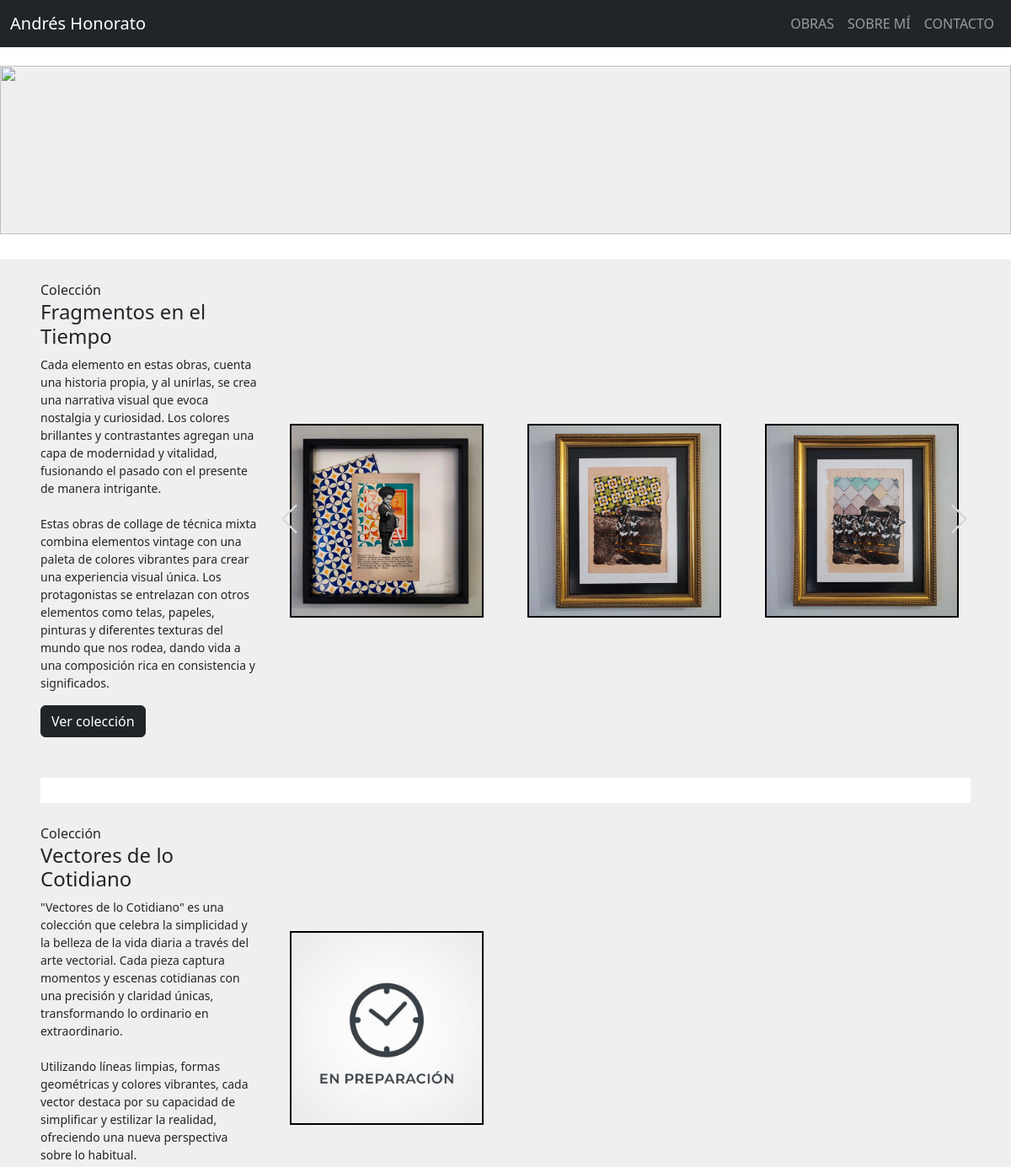
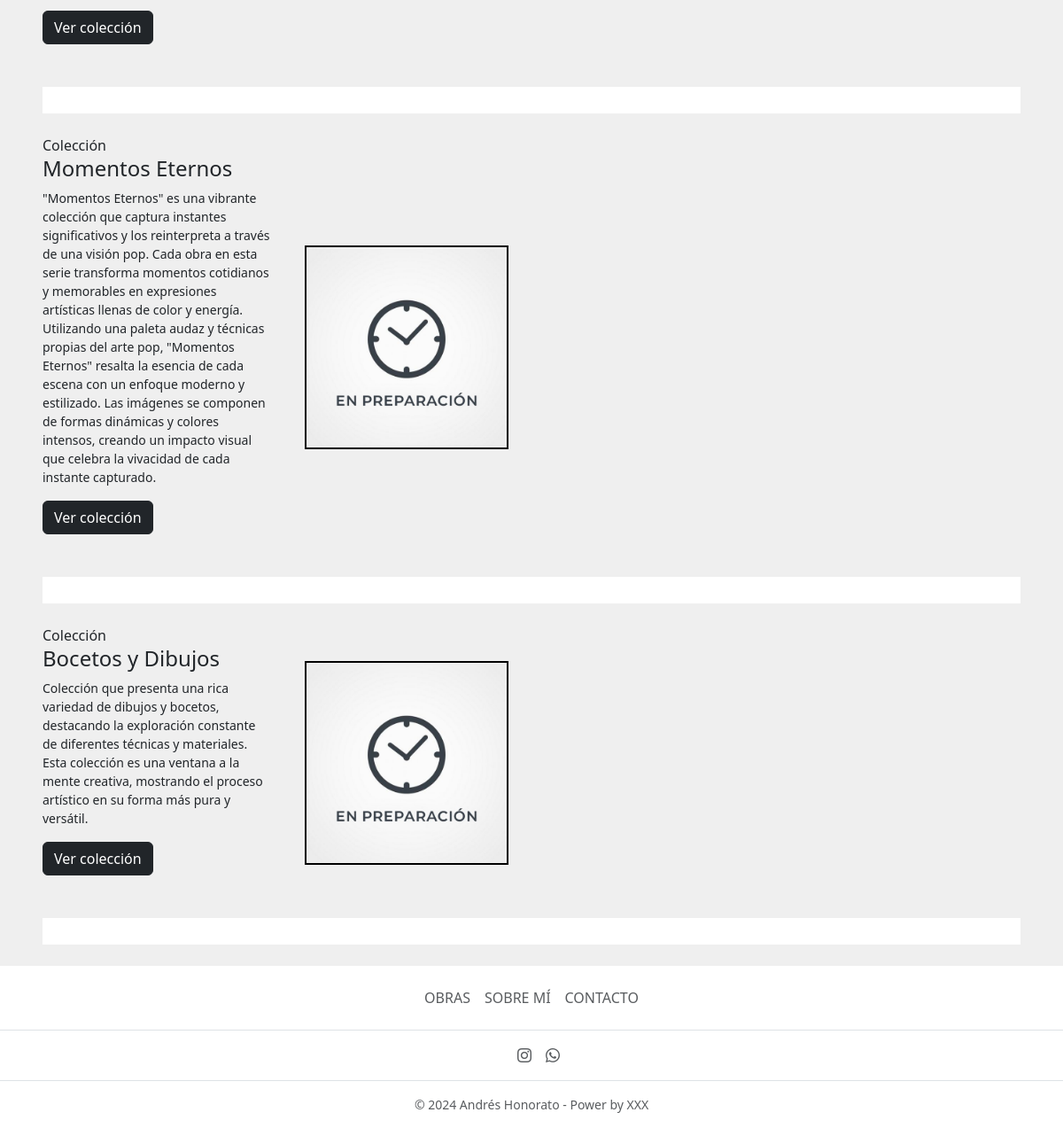
The page / on the database its author committed (2 pictures, top to bottom).
### home/models.py (models this page shows, shortened)
class Coleccion(models.Model):
    nombre = models.CharField(max_length=200)
    descripcion = models.TextField(blank=True)
    fecha = models.DateField()
    creado = models.DateTimeField(auto_now_add=True)
    actulizado = models.DateTimeField(auto_now=True)
    orden = models.PositiveIntegerField(blank=True, null=True)

class Cuadro(models.Model):
    nombre = models.CharField(max_length=200)
    autor = models.CharField(default="Andrés Honorato", max_length=200)
    coleccion = models.ForeignKey(
        Coleccion, on_delete=models.CASCADE, related_name='coleccionX', blank=True, null=True)
    tecnica = models.ForeignKey(
        Tecnica, on_delete=models.CASCADE, related_name='tecnicaX', blank=True, null=True)
    descripcion = models.TextField(blank=True)
    fecha = models.DateField()
    colores = models.CharField(max_length=200, blank=True)
    cantidad_inicial = models.PositiveIntegerField(blank=True, null=True)
    cantidad_vendida = models.PositiveIntegerField(blank=True, null=True)
    marco_sin = models.CharField(max_length=100, blank=True)
    marco_con = models.CharField(max_length=100, blank=True)
    precio_sin = models.PositiveIntegerField(blank=True, null=True)
    precio_con = models.PositiveIntegerField(blank=True, null=True)
    descuento = models.PositiveIntegerField(blank=True, null=True)
    envio1 = models.PositiveIntegerField(blank=True, null=True)
    envio2 = models.PositiveIntegerField(blank=True, null=True)
    orden = models.PositiveIntegerField(blank=True, null=True)
    vendido = models.BooleanField(default=False)
    imagen1 = models.ImageField(default='cuadros/en_preparacion.jpg', upload_to='cuadros', validators=[FileExtensionValidator(
        ['png', 'jpg', 'jpeg'])])
    imagen2 = models.ImageField(upload_to='cuadros', validators=[
                                FileExtensionValidator(['png', 'jpg', 'jpeg'])], blank=True)
    imagen3 = models.ImageField(upload_to='cuadros', validators=[
                                FileExtensionValidator(['png', 'jpg', 'jpeg'])], blank=True)
    imagen4 = models.ImageField(upload_to='cuadros', validators=[
                                FileExtensionValidator(['png', 'jpg', 'jpeg'])], blank=True)
    imagen5 = models.ImageField(upload_to='cuadros', validators=[
                                FileExtensionValidator(['png', 'jpg', 'jpeg'])], blank=True)
    imagen6 = models.ImageField(upload_to='cuadros', validators=[
                                FileExtensionValidator(['png', 'jpg', 'jpeg'])], blank=True)
    imagen7 = models.ImageField(upload_to='cuadros', validators=[
                                FileExtensionValidator(['png', 'jpg', 'jpeg'])], blank=True)
    imagen8 = models.ImageField(upload_to='cuadros', validators=[
                                FileExtensionValidator(['png', 'jpg', 'jpeg'])], blank=True)
    imagen9 = models.ImageField(upload_to='cuadros', validators=[
                                FileExtensionValidator(['png', 'jpg', 'jpeg'])], blank=True)
    creado = models.DateTimeField(auto_now_add=True)
    actulizado = models.DateTimeField(auto_now=True)

### home/views.py (the view)
# urls.py: path('', home_view, name='home-view'),
def home_view(request):
    colecciones = Coleccion.objects.prefetch_related(
        'coleccionX').order_by('orden').all()
    tecnicas = Tecnica.objects.prefetch_related('tecnicaX').all()
    cuadros = Cuadro.objects.all()
    lista_cuadros = []
    for x in cuadros:
        lista_cuadros.append(x)
    lista_cuadros.reverse()
    context = {
        'colecciones': colecciones,
        'tecnicas': tecnicas,
        'lista_cuadros': lista_cuadros,
    }
    return render(request, 'home/obras.html', context)

### home/templates/home/obras.html (shortened to what this page needs)
{% extends 'base.html' %}
{% load static %}
{% block content %}
<nav class="navbar navbar-expand-lg bg-body py-0">
  <div class="container-fluid">
    <a class="navbar-brand mx-auto spacer-new"></a>
  </div>
</nav>
<img src="{% static 'ejemplos/estudio88.png' %}" class="banner1-new">
<nav class="navbar navbar-expand-lg bg-body py-0">
  <div class="container-fluid">
    <a class="navbar-brand mx-auto spacer-new"></a>
  </div>
</nav>
<div class="posicionar-new px-5" id="coleccion-new" style="visibility:hidden;">
  {% for coleccion in colecciones %}
  <br>
  <div class="row">
    <div class="col-md-3 d-flex flex-column justify-content-center">
      <div>
        <span>Colección</span>
        <h4>{{ coleccion.nombre }}</h4>
        <p style="font-size: 14px !important;">{{ coleccion.descripcion|linebreaksbr }}</p>
        <a href="{% url 'home:coleccion-view' %}?coleccion={{ coleccion.nombre }}" class="btn btn-dark mb-4">Ver
          colección</a>
      </div>
    </div>
    <div class="col-md-9 d-flex align-items-center">
      <div class="position-relative slider-containerSW">
        <div class="slider-content-new swiper slider" id="slider-new">
          <div class="cardSW-wrapper swiper-wrapper">
            {% for cuadro in coleccion.coleccionX.all|dictsort:"orden" %}
            <div class="cardSW swiper-slide">
              <div class="image-content">
                <div class="cardSW-image-obras">
                  <a href="{% url 'home:cuadro-view' cuadro.id %}">
                    <img src="{{ cuadro.imagen1.url }}" />
                  </a>
                </div>
              </div>
            </div>
            {% endfor %}
          </div>
          <div class="swiper-button-next swiper-navBtn-new"></div>
          <div class="swiper-button-prev swiper-navBtn-new"></div>
        </div>
      </div>
    </div>
  </div>
  <br>
  <nav class="navbar navbar-expand-lg bg-body py-0">
    <div class="container-fluid position-relative p-0">
      <div class="spacer-new"></div>
    </div>
  </nav>
  {% endfor %}
</div>
<br>
{% endblock content %}

### static/style.css (style rules this page uses)
html body { background-color: #efefef; }
.carousel-item img, .banner1, .banner1-new { height: 200px; width: 100%; object-fit: cover; }
.spacer-new { min-width: 100px; min-height: 30px; display: inline-block; }

### rows shown on the page
Coleccion: nombre "Fragmentos en el Tiempo", descripcion "Cada elemento en estas obras, cuenta una historia propia, y al unirlas, se crea una narrativa visual que evoca nostalgia y curiosidad. Los colores brillantes y contrastantes agregan una capa de modernidad y vitalidad, fusionando el pasado con el presente de manera intrigante. Estas obras de collage de técnica mixta combina elementos vintage con una paleta de colores vibrantes para crear una experiencia visual única. Los protagonistas se entrelazan con otros elementos como telas, papeles, pinturas y diferentes texturas del mundo que nos rodea, dando vida a una composición rica en consistencia y significados."
Cuadro: imagen1 (picture)
Cuadro: imagen1 (picture)
Cuadro: imagen1 (picture)
Coleccion: nombre "Vectores de lo Cotidiano", descripcion "\"Vectores de lo Cotidiano\" es una colección que celebra la simplicidad y la belleza de la vida diaria a través del arte vectorial. Cada pieza captura momentos y escenas cotidianas con una precisión y claridad únicas, transformando lo ordinario en extraordinario. Utilizando líneas limpias, formas geométricas y colores vibrantes, cada vector destaca por su capacidad de simplificar y estilizar la realidad, ofreciendo una nueva perspectiva sobre lo habitual."
Cuadro: imagen1 (picture)
Coleccion: nombre "Momentos Eternos", descripcion "\"Momentos Eternos\" es una vibrante colección que captura instantes significativos y los reinterpreta a través de una visión pop. Cada obra en esta serie transforma momentos cotidianos y memorables en expresiones artísticas llenas de color y energía. Utilizando una paleta audaz y técnicas propias del arte pop, \"Momentos Eternos\" resalta la esencia de cada escena con un enfoque moderno y estilizado. Las imágenes se componen de formas dinámicas y colores intensos, creando un impacto visual que celebra la vivacidad de cada instante capturado."
Cuadro: imagen1 (picture)
Coleccion: nombre "Bocetos y Dibujos", descripcion "Colección que presenta una rica variedad de dibujos y bocetos, destacando la exploración constante de diferentes técnicas y materiales. Esta colección es una ventana a la mente creativa, mostrando el proceso artístico en su forma más pura y versátil."
Cuadro: imagen1 (picture)
